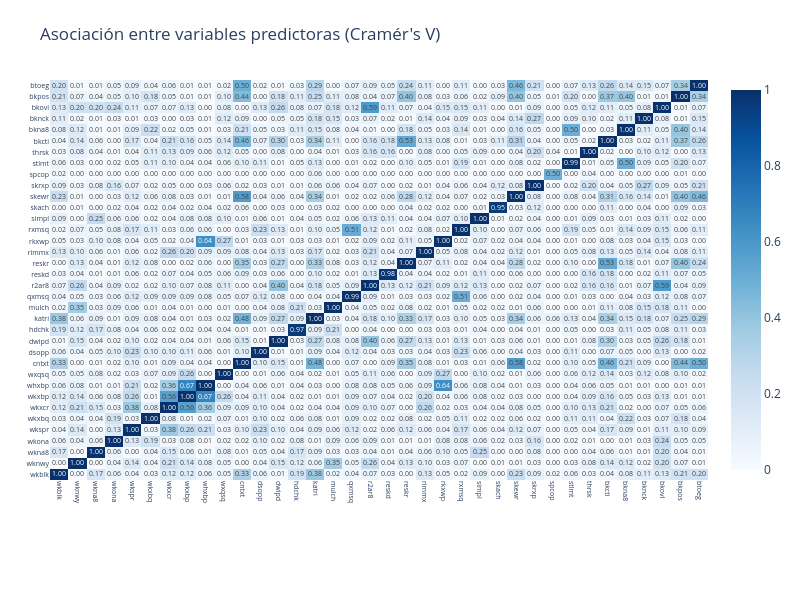
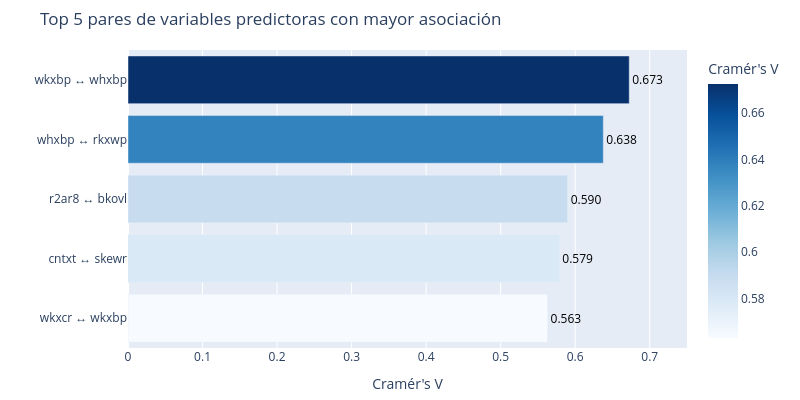

Notebook source saved alongside these figures, in order:
### Markdown cell above
## Relaciones entre variables predictoras

### Code cell
vars_pred = [col for col in datos.columns if col != 'class']
n_pred = len(vars_pred)
cramer_pred = np.zeros((n_pred, n_pred))

for i, var1 in enumerate(vars_pred):
    for j, var2 in enumerate(vars_pred):
        cramer_pred[i, j] = cramers_v(datos[var1], datos[var2])

cramer_pred_df = pd.DataFrame(cramer_pred, index=vars_pred, columns=vars_pred)

# Heatmap interactivo

fig_heatmap = go.Figure(data=go.Heatmap(
    z=cramer_pred_df.values,
    x=cramer_pred_df.columns,
    y=cramer_pred_df.index,
    colorscale='Blues',
    zmin=0,
    zmax=1,
    text=np.round(cramer_pred_df.values, 2),
    texttemplate='%{text:.2f}',
    textfont={"size": 7},
    hoverongaps=False,
    hovertemplate='<b>%{y}</b> ↔ <b>%{x}</b><br>Cramér\'s V: %{z:.3f}<extra></extra>'
))

fig_heatmap.update_layout(
    title='Asociación entre variables predictoras (Cramér\'s V)',
    height=600,
    width=800,
    xaxis=dict(tickangle=90, tickfont=dict(size=7)),
    yaxis=dict(tickfont=dict(size=7)),
    margin=dict(l=50, r=50, t=80, b=120)
)

fig_heatmap.show()


# Calcular pares
pares_list = []
for i in range(n_pred):
    for j in range(i+1, n_pred):
        pares_list.append({'var1': vars_pred[i], 'var2': vars_pred[j], 'cramer': cramer_pred[i, j]})

pares_df = pd.DataFrame(pares_list)
top5_pares = pares_df.sort_values('cramer', ascending=False).head(5)
top5_pares['par'] = top5_pares['var1'] + ' ↔ ' + top5_pares['var2']
top5_pares['porcentaje'] = (top5_pares['cramer'] * 100).round(1)

# Gráfico interactivo
fig = px.bar(
    top5_pares,
    x='cramer',
    y='par',
    orientation='h',
    color='cramer',
    color_continuous_scale='Blues',
    text=top5_pares['cramer'].apply(lambda x: f'{x:.3f}'),
    title='Top 5 pares de variables predictoras con mayor asociación',
    labels={'cramer': 'Cramér\'s V', 'par': ''}
)

fig.update_traces(
    textposition='outside',
    textfont=dict(size=12, color='black')
)

fig.update_layout(
    height=400,
    width=800,
    showlegend=False,
    xaxis=dict(range=[0, 0.75], title='Cramér\'s V'),
    yaxis=dict(title='', autorange='reversed'),
    margin=dict(l=10, r=40, t=50, b=30)
)

fig.show()

### Figure 1 — Plotly figure (JSON) as saved in the notebook; plotly's stock layout.template omitted (floating-point values rounded to 4 significant figures; data arrays with more than 128 entries replaced by an {"elided": "..."} marker saying what was removed)
{"data": [{"colorscale": [[0, "rgb(247,251,255)"], [0.125, "rgb(222,235,247)"], [0.25, "rgb(198,219,239)"], [0.375, "rgb(158,202,225)"], [0.5, "rgb(107,174,214)"], [0.625, "rgb(66,146,198)"], [0.75, "rgb(33,113,181)"], [0.875, "rgb(8,81,156)"], [1, "rgb(8,48,107)"]], "hoverongaps": false, "hovertemplate": "<b>%{y}</b> ↔ <b>%{x}</b><br>Cramér's V: %{z:.3f}<extra></extra>", "text": {"elided": "36x36 float values"}, "textfont": {"size": 7}, "texttemplate": "%{text:.2f}", "type": "heatmap", "x": ["wkblk", "wknwy", "wkna8", "wkona", "wkspr", "wkxbq", "wkxcr", "wkxbp", "whxbp", "wxqsq", "cntxt", "dsopp", "dwipd", "hdchk", "katri", "mulch", "qxmsq", "r2ar8", "reskd", "reskr", "rimmx", "rkxwp", "rxmsq", "simpl", "skach", "skewr", "skrxp", "spcop", "stlmt", "thrsk", "bkcti", "bkna8", "bknck", "bkovl", "bkpos", "btoeg"], "y": ["wkblk", "wknwy", "wkna8", "wkona", "wkspr", "wkxbq", "wkxcr", "wkxbp", "whxbp", "wxqsq", "cntxt", "dsopp", "dwipd", "hdchk", "katri", "mulch", "qxmsq", "r2ar8", "reskd", "reskr", "rimmx", "rkxwp", "rxmsq", "simpl", "skach", "skewr", "skrxp", "spcop", "stlmt", "thrsk", "bkcti", "bkna8", "bknck", "bkovl", "bkpos", "btoeg"], "z": {"elided": "36x36 float values"}, "zmax": 1, "zmin": 0}], "layout": {"height": 600, "margin": {"b": 120, "l": 50, "r": 50, "t": 80}, "title": {"text": "Asociación entre variables predictoras (Cramér's V)"}, "width": 800, "xaxis": {"tickangle": 90, "tickfont": {"size": 7}}, "yaxis": {"tickfont": {"size": 7}}}}

### Figure 2 — Plotly figure (JSON) as saved in the notebook; plotly's stock layout.template omitted (floating-point values rounded to 4 significant figures)
{"data": [{"hovertemplate": "Cramér's V=%{marker.color}<br>=%{y}<br>text=%{text}<extra></extra>", "legendgroup": "", "marker": {"color": [0.6725, 0.6377, 0.5898, 0.5787, 0.5629], "coloraxis": "coloraxis", "pattern": {"shape": ""}}, "name": "", "orientation": "h", "showlegend": false, "text": ["0.673", "0.638", "0.590", "0.579", "0.563"], "textfont": {"color": "black", "size": 12}, "textposition": "outside", "type": "bar", "x": [0.6725, 0.6377, 0.5898, 0.5787, 0.5629], "xaxis": "x", "y": ["wkxbp ↔ whxbp", "whxbp ↔ rkxwp", "r2ar8 ↔ bkovl", "cntxt ↔ skewr", "wkxcr ↔ wkxbp"], "yaxis": "y"}], "layout": {"barmode": "relative", "coloraxis": {"autocolorscale": false, "colorbar": {"title": {"text": "Cramér's V"}}, "colorscale": [[0, "rgb(247,251,255)"], [0.125, "rgb(222,235,247)"], [0.25, "rgb(198,219,239)"], [0.375, "rgb(158,202,225)"], [0.5, "rgb(107,174,214)"], [0.625, "rgb(66,146,198)"], [0.75, "rgb(33,113,181)"], [0.875, "rgb(8,81,156)"], [1, "rgb(8,48,107)"]]}, "height": 400, "legend": {"tracegroupgap": 0}, "margin": {"b": 30, "l": 10, "r": 40, "t": 50}, "showlegend": false, "title": {"text": "Top 5 pares de variables predictoras con mayor asociación"}, "width": 800, "xaxis": {"anchor": "y", "domain": [0, 1], "range": [0, 0.75], "title": {"text": "Cramér's V"}}, "yaxis": {"anchor": "x", "autorange": "reversed", "domain": [0, 1], "title": {"text": ""}}}}
